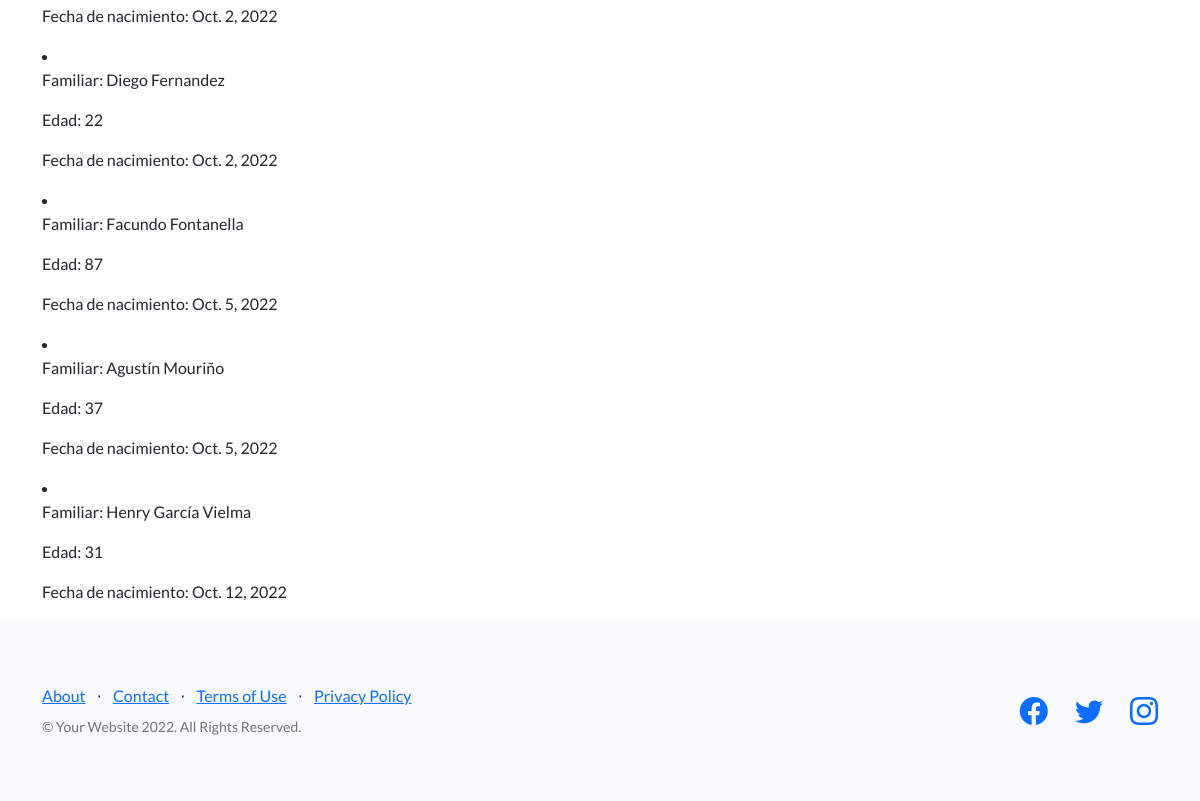
/ver-familiar/ (lower part), run on an earlier commit of the app's database.
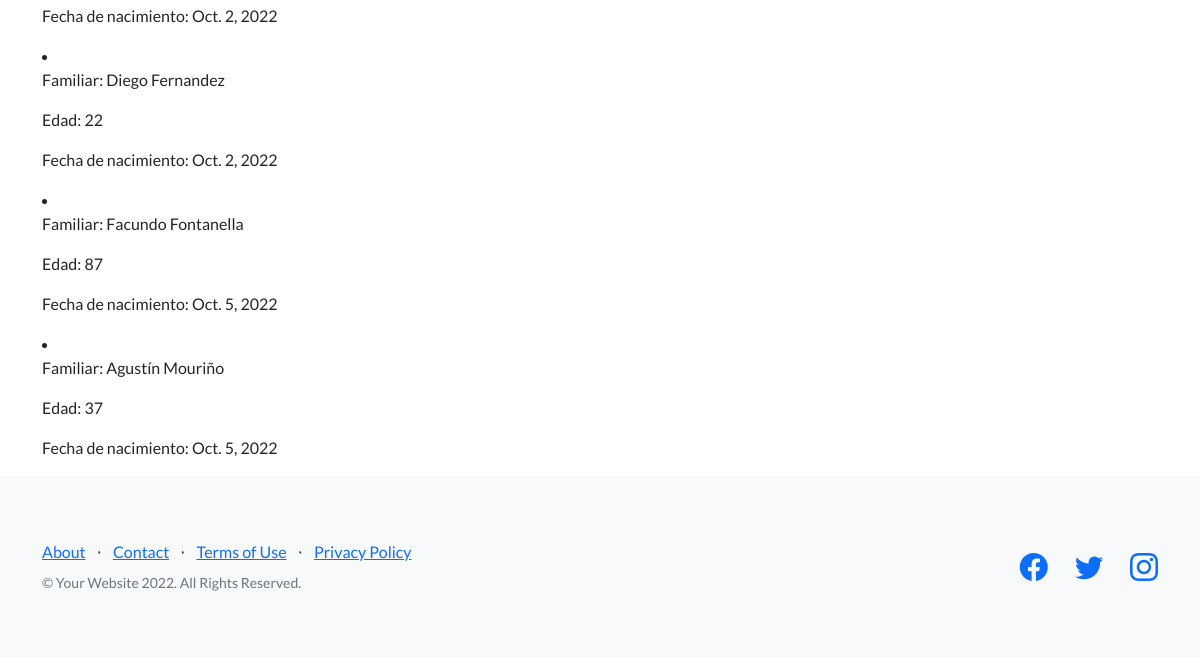
And on a later commit of the database.
### home/models.py (models this page shows, shortened)
class Persona(models.Model):
    nombre = models.CharField(max_length=30)
    apellido = models.CharField(max_length=30)
    edad = models.IntegerField()
    fecha_nacimiento = models.DateField(null=True)

### home/views.py (the view)
# urls.py: path('ver-familiar/', views.ver_personas, name='ver_personas'),
def ver_personas(request):
    nombre = request.GET.get('nombre', None)
    if nombre:
        familiares = Persona.objects.filter(nombre__icontains=nombre)
    else:
        familiares = Persona.objects.all()
    formulario = BusquedaHumanoFormulario()
    return render(request, 'home/ver_personas.html', {'familiares': familiares,'formulario': formulario} )

### home/templates/home/ver_personas.html (shortened to what this page needs)
{% extends 'home/index.html' %}
{% block index_contenido %}
<p>
    {% if familiares %}
        {% for familiar in familiares %}
            <li><p> Familiar: {{familiar.nombre}} {{familiar.apellido}}</p>
            <p>Edad: {{familiar.edad}}</p>
            <p>Fecha de nacimiento: {{familiar.fecha_nacimiento}} </p></li>
        {% endfor %}
    {% else %}
        <p>No se encontraron resultados.</p>
    {% endif %}
</p>
{% endblock index_contenido %}

### home/templates/home/index.html (shortened to what this page needs)
{% extends 'home/base.html' %}
{% block mi_contenido %}
    {% block index_contenido %}
    {% endblock index_contenido %}
{% endblock mi_contenido  %}

### home/templates/home/base.html (shortened to what this page needs)
<!DOCTYPE html>
<html lang="en">
    <head>
        {% load static %}
        <link href="https://cdn.jsdelivr.net/npm/bootstrap-icons@1.5.0/font/bootstrap-icons.css" rel="stylesheet" type="text/css" />
        <link href={% static 'css/styles.css' %} rel="stylesheet" />
    </head>
    <body>
        <div class='container'>
        {% block mi_contenido %}
        {% endblock mi_contenido %}
        </div>
        <footer class="footer bg-light">
            <div class="container">
                <div class="row">
                    <div class="col-lg-6 h-100 text-center text-lg-start my-auto">
                        <ul class="list-inline mb-2">
                            <li class="list-inline-item"><a href="#!">About</a></li>
                            <li class="list-inline-item">⋅</li>
                            <li class="list-inline-item"><a href="#!">Contact</a></li>
                            <li class="list-inline-item">⋅</li>
                            <li class="list-inline-item"><a href="#!">Terms of Use</a></li>
                            <li class="list-inline-item">⋅</li>
                            <li class="list-inline-item"><a href="#!">Privacy Policy</a></li>
                        </ul>
                        <p class="text-muted small mb-4 mb-lg-0">&copy; Your Website 2022. All Rights Reserved.</p>
                    </div>
                    <div class="col-lg-6 h-100 text-center text-lg-end my-auto">
                        <ul class="list-inline mb-0">
                            <li class="list-inline-item me-4">
                                <a href="#!"><i class="bi-facebook fs-3"></i></a>
                            </li>
                            <li class="list-inline-item me-4">
                                <a href="#!"><i class="bi-twitter fs-3"></i></a>
                            </li>
                            <li class="list-inline-item">
                                <a href="#!"><i class="bi-instagram fs-3"></i></a>
                            </li>
                        </ul>
                    </div>
                </div>
            </div>
        </footer>
    <body>
</html>

What changed in the data, as far as the page shows it:
removed Persona: nombre "Henry", apellido "García Vielma", edad "31", fecha_nacimiento "Oct. 12, 2022"
